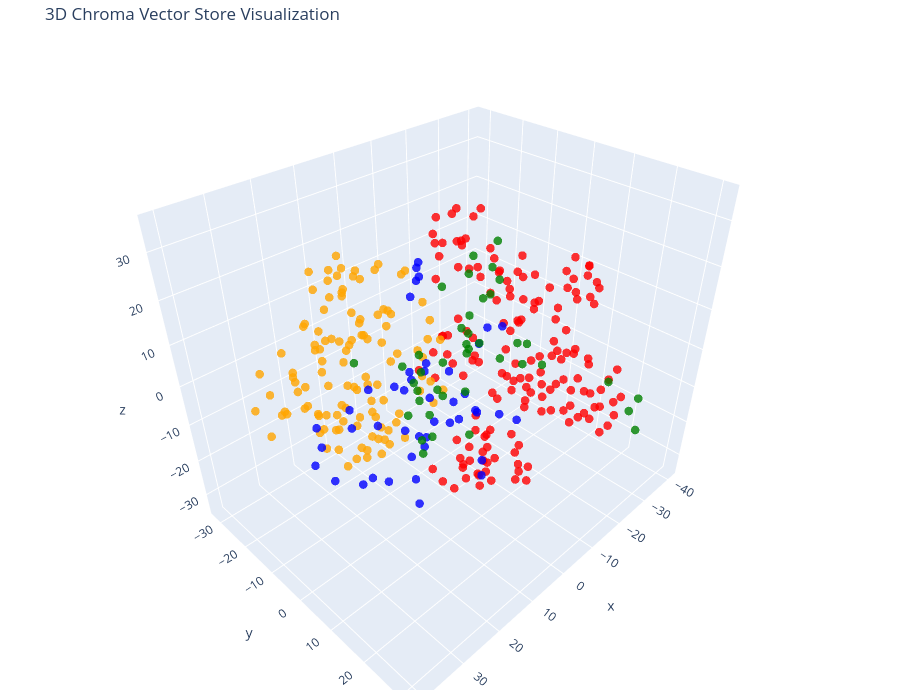

The code cell stored with this chart in its notebook:
### Code cell
tsne = TSNE(n_components=3, random_state=42)
reduced_vectors = tsne.fit_transform(vectors)

# Create the 3D scatter plot
fig = go.Figure(data=[go.Scatter3d(
    x=reduced_vectors[:, 0],
    y=reduced_vectors[:, 1],
    z=reduced_vectors[:, 2],
    mode='markers',
    marker=dict(size=5, color=colors, opacity=0.8),
    text=[f"Type: {t}<br>Text: {d[:100]}..." for t, d in zip(doc_types, documents)],
    hoverinfo='text'
)])

fig.update_layout(
    title='3D Chroma Vector Store Visualization',
    scene=dict(xaxis_title='x', yaxis_title='y', zaxis_title='z'),
    width=900,
    height=700,
    margin=dict(r=10, b=10, l=10, t=40)
)

fig.show()

### Figure 1 — Plotly figure (JSON) as saved in the notebook; plotly's stock layout.template omitted (floating-point values rounded to 4 significant figures; data arrays with more than 128 entries replaced by an {"elided": "..."} marker saying what was removed)
{"data": [{"hoverinfo": "text", "marker": {"color": {"elided": "359 str values"}, "opacity": 0.8, "size": 5}, "mode": "markers", "text": {"elided": "359 str values"}, "type": "scatter3d", "x": {"elided": "359 float values"}, "y": {"elided": "359 float values"}, "z": {"elided": "359 float values"}}], "layout": {"height": 700, "margin": {"b": 10, "l": 10, "r": 10, "t": 40}, "scene": {"xaxis": {"title": {"text": "x"}}, "yaxis": {"title": {"text": "y"}}, "zaxis": {"title": {"text": "z"}}}, "title": {"text": "3D Chroma Vector Store Visualization"}, "width": 900}}
